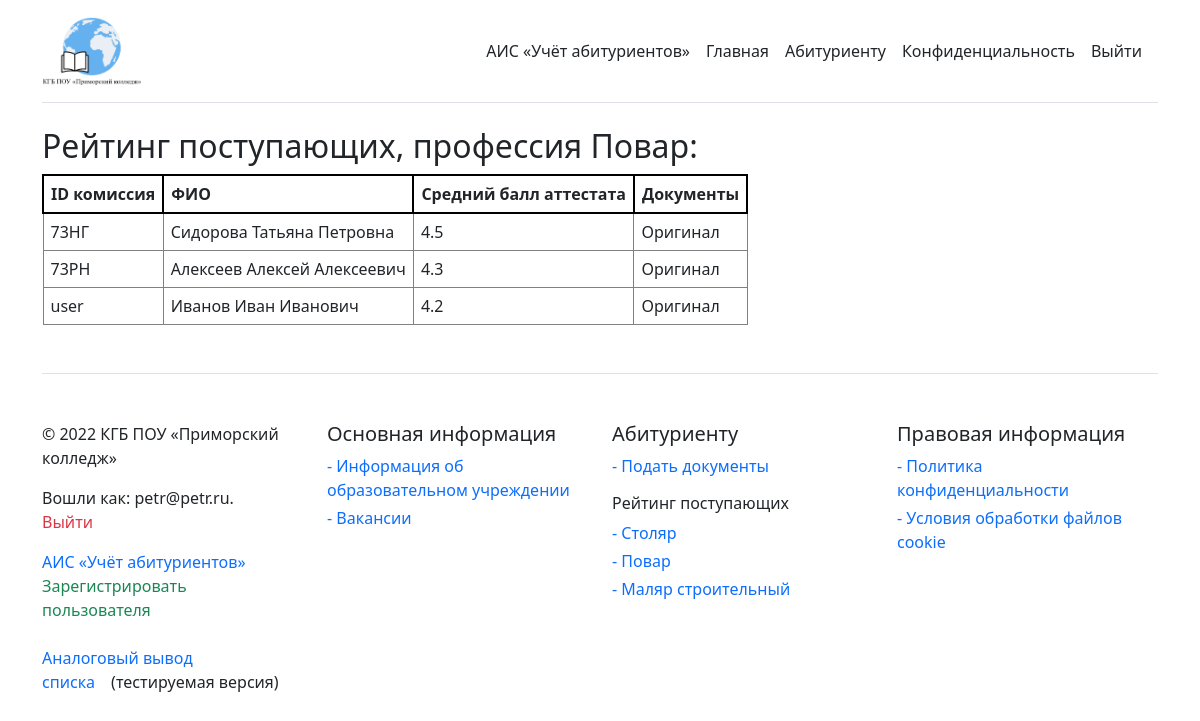
Screenshot of /rating_cook (signed in) with the database file from the repository.
### app/models.py (models this page shows, shortened)
class User(UserMixin, db.Model):
    id = db.Column(db.Integer, primary_key=True)
    fullname = db.Column(db.String(128), index=True)
    email = db.Column(db.String(128), index=True, unique=True)
    password_hash = db.Column(db.String(128))
    cook = db.Column(db.Boolean, index=True)
    carp = db.Column(db.Boolean, index=True)
    paint = db.Column(db.Boolean, index=True)
    id_reg = db.Column(db.String(32), index=True)
    gpa = db.Column(db.Float, index=True)
    docs = db.Column(db.Boolean, index=True)
    phone = db.Column(db.Integer, index=True)
    admin = db.Column(db.Boolean, index=True)

### app/routes.py (the view)
@app.route('/rating_cook')
@login_required
def rating_cook():
    users = User.query.order_by(User.gpa.desc()).all()
    return render_template('rating_cook.html', title='Списки поступающих | Повар', users=users)

### app/models.py (called while the page is built)
@login.user_loader
def load_user(id):
    return User.query.get(int(id))

### app/templates/rating_cook.html
{% extends "base.html" %}
{% block content %}
<h2>Рейтинг поступающих, профессия Повар:</h2>
<table>
<thead>
    <tr>
        <th>ID комиссия</th>
        <th>ФИО</th>
        <th>Средний балл аттестата</th>
        <th>Документы</th>
    </tr>
</thead>
<tbody>
    {% for user in users %}
    {% if user.cook %}
    <tr>
        <td>{{ user.id_reg }}</td>
        <td>{{ user.fullname }}</td>
        <td>{{ user.gpa }}</td>
        {% if user.docs == True %}
        <td>Оригинал</td>
        {% else %}
        <td>Копия</td>
        {% endif %}
    </tr>
    {% endif %}
    {% endfor %}
</tbody>
</table>
{% endblock %}

### app/templates/base.html (shortened to what this page needs)
<html>
    <head>
      <link rel="stylesheet" href="https://cdn.jsdelivr.net/npm/bootstrap@5.1.3/dist/css/bootstrap.min.css">
    </head>
    <body>
        <div class="container py-3">
          <header>
            <div class="d-flex flex-column flex-md-row align-items-center pb-3 mb-4 border-bottom">
              <a href="{{ url_for('index') }}" class="d-flex align-items-center text-dark text-decoration-none">
                <img src="/static/logo.png" width="100px">
              </a>
              <nav class="d-inline-flex mt-2 mt-md-0 ms-md-auto">
                {% if current_user.admin == True %}
                <a class="me-3 py-2 text-dark text-decoration-none" href="{{ url_for('admin') }}">АИС «Учёт абитуриентов»</a>
                {% endif %}
                <a class="me-3 py-2 text-dark text-decoration-none" href="{{ url_for('index') }}">Главная</a>
                <a class="me-3 py-2 text-dark text-decoration-none" href="{{ url_for('regofapp') }}">Абитуриенту</a>
                <a class="me-3 py-2 text-dark text-decoration-none" href="{{ url_for('confidentiality') }}">Конфиденциальность</a>
                {% if current_user.is_anonymous %}
                <a class="me-3 py-2 text-dark text-decoration-none" href="{{ url_for('login') }}">Войти</a>
                {% else %}
                <a class="me-3 py-2 text-dark text-decoration-none" href="{{ url_for('logout') }}">Выйти</a>
                {% endif %}
              </nav>
            </div>
          </header>
          {% block content %}{% endblock %}
          <footer class="pt-4 my-md-5 pt-md-5 border-top">
            <div class="row">
              <div class="col-12 col-md">
                <p class="d-block mb-3 text-dark">&copy; 2022 КГБ ПОУ «Приморский колледж»</p>
                {% if current_user.is_anonymous %}
                <p class="d-block mb-3 text-dark">Вы не вошли в систему. <a class="me-3 py-2 link-success text-decoration-none" href="{{ url_for('login') }}">Войти?</a></p>
                {% else %}
                <p class="d-block mb-3 text-dark">Вошли как: {{ current_user.email }}. <a class="me-3 py-2 link-danger text-decoration-none" href="{{ url_for('logout') }}">Выйти</a></p>
                {% endif %}
                {% if current_user.admin == True %}
                <a class="me-3 py-2 link-primary text-decoration-none" href="{{ url_for('admin') }}">АИС «Учёт абитуриентов»</a>
                <a class="me-3 py-2 link-success text-decoration-none" href="{{ url_for('registration') }}">Зарегистрировать пользователя</a>
                <br><br>
                <a class="me-3 py-2 link-primary text-decoration-none" href="{{ url_for('admin_analog') }}">Аналоговый вывод списка</a>(тестируемая версия)
                {% elif current_user.admin == False %}
                <p class="d-block mb-3 text-dark">Идентификатор абитуриента: {{ current_user.id_reg }}.</p>
                {% endif %}
              </div>
              <div class="col-6 col-md">
                <h5>Основная информация</h5>
                <ul class="list-unstyled text-small">
                  <li class="mb-1"><a class="link-primary text-decoration-none" href="{{ url_for('index') }}">- Информация об образовательном учреждении</a></li>
                  <li class="mb-1"><a class="link-primary text-decoration-none" href="{{ url_for('vacancy') }}">- Вакансии</a></li>
                </ul>
              </div>
              <div class="col-6 col-md">
                <h5>Абитуриенту</h5>
                <ul class="list-unstyled text-small">
                  <li class="mb-1"><a class="link-primary text-decoration-none" href="{{ url_for('regofapp') }}">- Подать документы</a></li>
                </ul>
                <h6>Рейтинг поступающих</h6>
                <ul class="list-unstyled text-small">
                  <li class="mb-1"><a class="link-primary text-decoration-none" href="{{ url_for('rating_carp') }}">- Столяр</a></li>
                  <li class="mb-1"><a class="link-primary text-decoration-none" href="{{ url_for('rating_cook') }}">- Повар</a></li>
                  <li class="mb-1"><a class="link-primary text-decoration-none" href="{{ url_for('rating_painter') }}">- Маляр строительный</a></li>
                </ul>
              </div>
              <div class="col-6 col-md">
                <h5>Правовая информация</h5>
                <ul class="list-unstyled text-small">
                  <li class="mb-1"><a class="link-primary text-decoration-none" href="{{ url_for('confidentiality') }}">- Политика конфиденциальности</a></li>
                  <li class="mb-1"><a class="link-primary text-decoration-none" href="{{ url_for('cookie') }}">- Условия обработки файлов cookie</a></li>
                </ul>
              </div>
            </div>
          </footer>
        </div>
    </body>
</html>

### app/templates/base.html (style rules this page uses)
td { border: 1px solid grey; padding: 7px; }
th { border: 2px solid black; padding: 7px; }

### rows the page displays
User: id_reg "73НГ", fullname "Сидорова Татьяна Петровна", gpa "4.5", docs "Оригинал"
User: id_reg "73РН", fullname "Алексеев Алексей Алексеевич", gpa "4.3", docs "Оригинал"
User: id_reg "user", fullname "Иванов Иван Иванович", gpa "4.2", docs "Оригинал"
User: email "petr@petr.ru"
